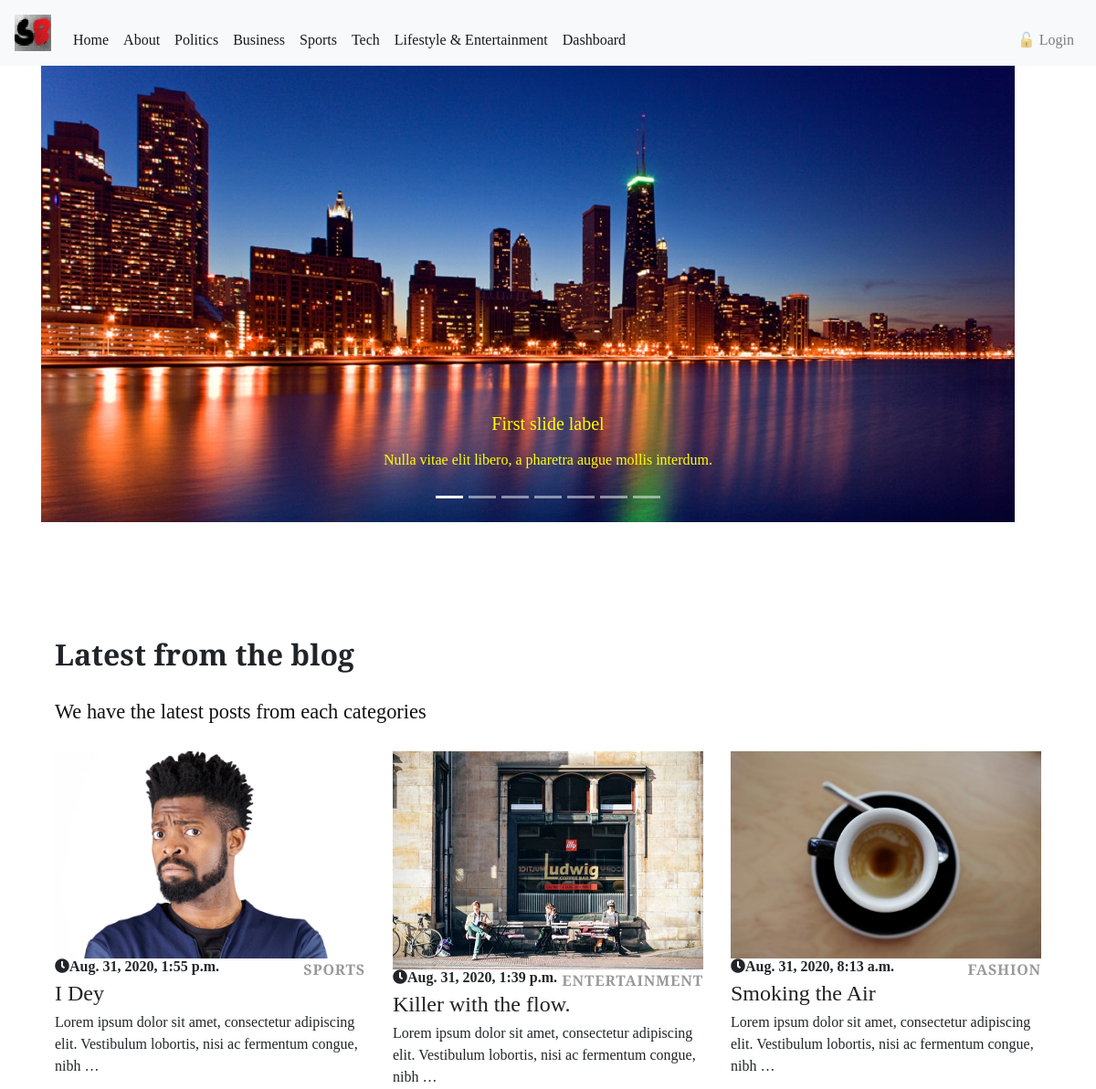
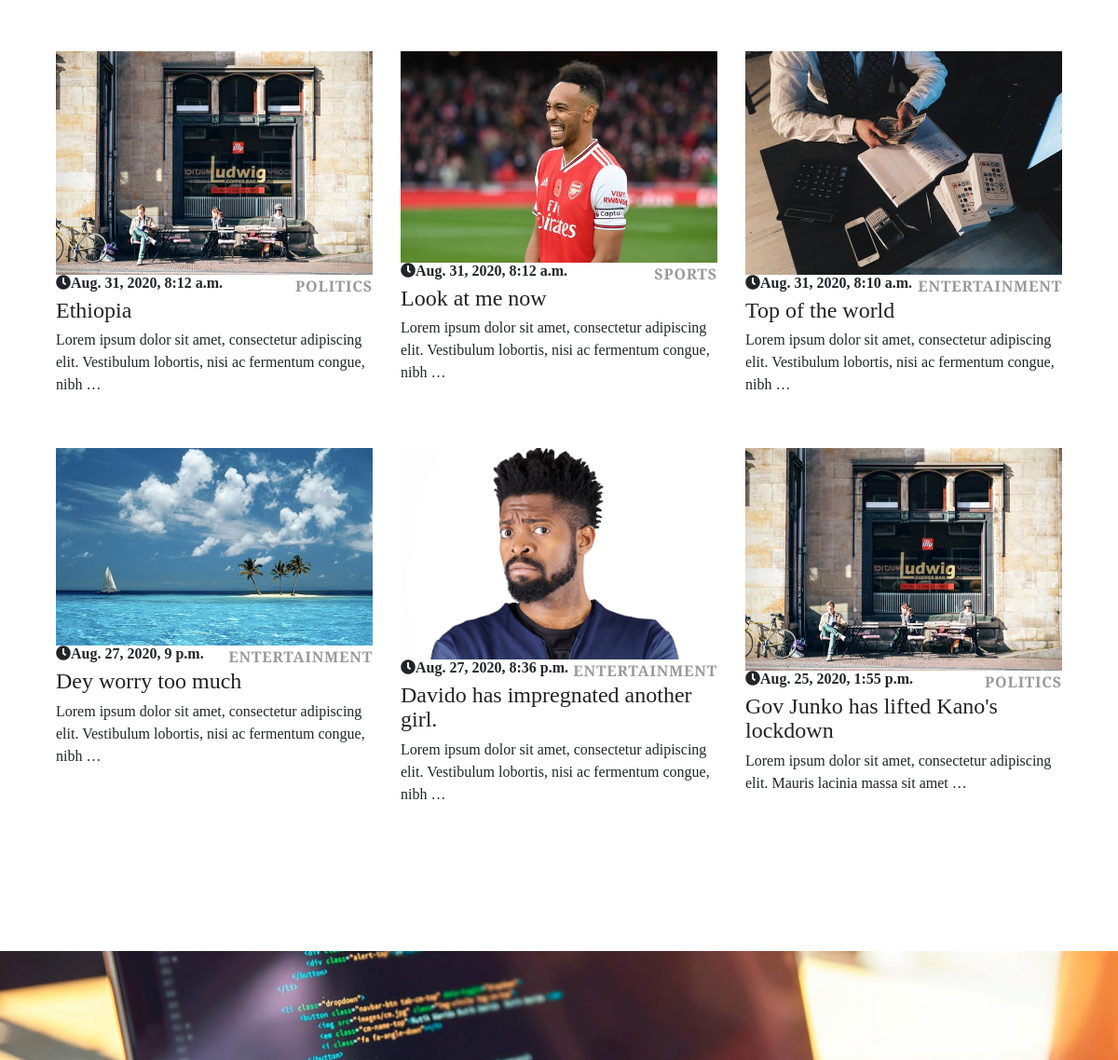
The app's page /blogapp/ (upper part), older data (2 pictures, top to bottom).
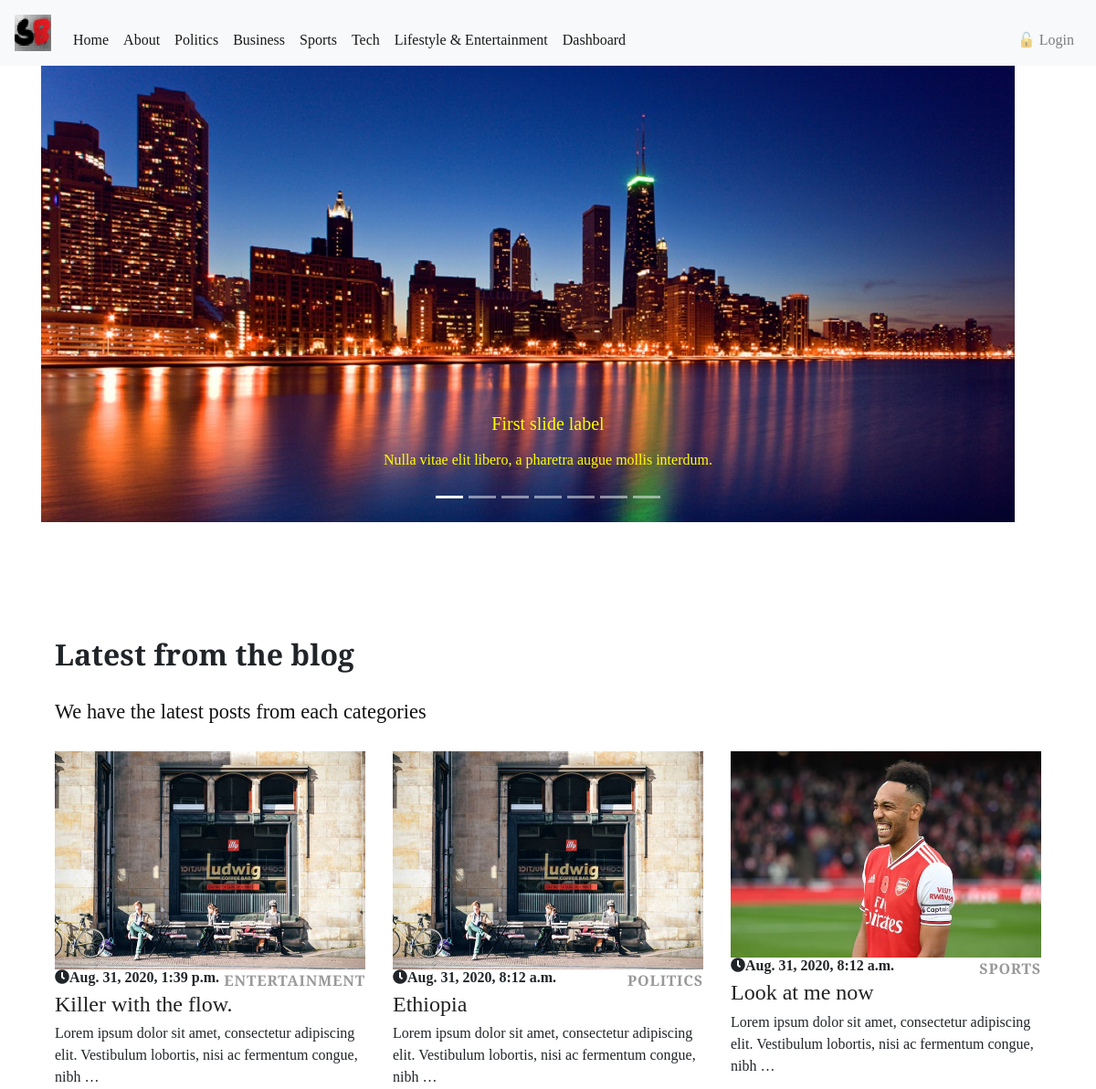
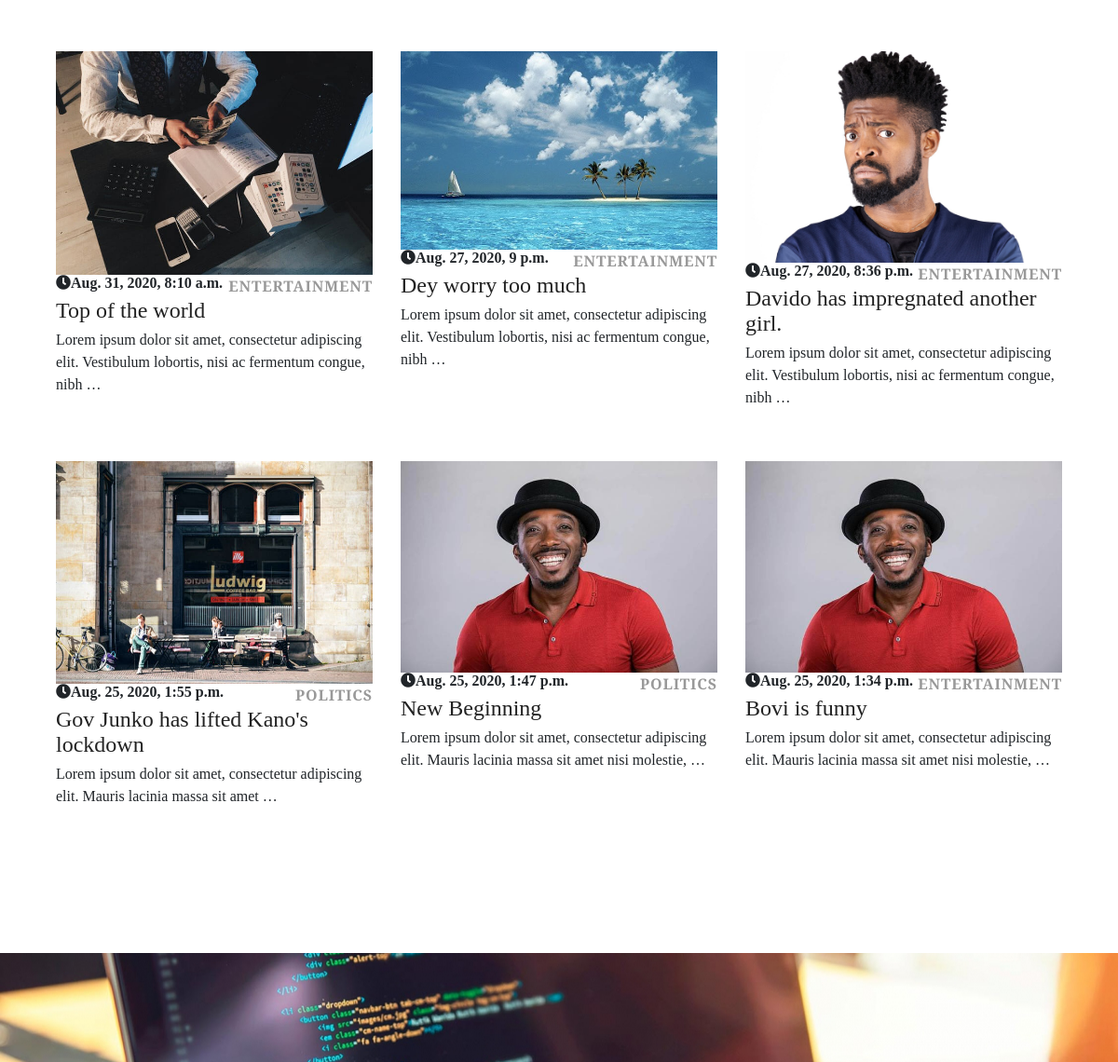
The same page, newer data (2 pictures, top to bottom).
### blogapp/models.py (models this page shows, shortened)
class Post(models.Model):
    title = models.CharField(max_length=200)
    content = RichTextField()
    pub_date = models.DateTimeField(auto_now_add=True)
    view_count = models.PositiveIntegerField(default=0, blank=True)
    author = models.ForeignKey(User, on_delete=models.CASCADE)
    category = models.ForeignKey(Category, on_delete=models.CASCADE)
    images = models.ImageField(null=True, upload_to='profilepics')
    slug = models.SlugField(blank=True, null=True, unique=True)
    class Meta:
        ordering = ['-pub_date']

class Category(models.Model):
    name = models.CharField(max_length=100, unique=True)
    class Meta:
        verbose_name_plural = "Categories"
    def __str__(self):
        return self.name

### blogapp/views.py (the view)
# urls.py: 2. Add a URL to urlpatterns:  path('', Home.as_view(), name='home')
class Home(ListView):
    model = Post
    template_name = 'blogapp/home.html'
    def get_context_data(self, **kwargs):
        context = super().get_context_data(**kwargs)
        context['posts'] = Post.objects.all()[:9]
        context['articles'] = Article.objects.all()[:9]
        return context

### blogapp/templates/blogapp/home.html (shortened to what this page needs)
<!DOCTYPE html>
{% extends 'blogapp/base.html' %}
{% load static %}
{% block body_block %}
<link rel="stylesheet" href="{% static 'css/blogstyle3.css' %}">
<div id="carouselExampleCaptions" class="carousel slide" data-ride="carousel">
  <ol class="carousel-indicators">
    <li data-target="#carouselExampleCaptions" data-slide-to="0" class="active"></li>
    <li data-target="#carouselExampleCaptions" data-slide-to="1"></li>
    <li data-target="#carouselExampleCaptions" data-slide-to="2"></li>
    <li data-target="#carouselExampleCaptions" data-slide-to="3"></li>
    <li data-target="#carouselExampleCaptions" data-slide-to="4"></li>
    <li data-target="#carouselExampleCaptions" data-slide-to="5"></li>
    <li data-target="#carouselExampleCaptions" data-slide-to="6"></li>
  </ol>
  <div class="carousel-inner">
    <div class="carousel-item active">
      <img src="{% static 'images/chicago.jpg' %}" class="d-block w-1920" alt="...">
      <div class="carousel-caption d-none d-md-block">
        <h5 style="color: yellow;">First slide label</h5>
        <p style="color: yellow;">Nulla vitae elit libero, a pharetra augue mollis interdum.</p>
      </div>
    </div>
  </div>
</div>
<section class="latest-posts">
  <div class="container">
    <header>
      <h2>Latest from the blog</h2>
      <p class="text-big">We have the latest posts from each categories</p>
    </header>
    <div class="row">
      {% for post in posts %}
      <div class="post col-lg-4 col-md-6 col-sm-6 thumbnail">
        <div class="post-thumbnail"><a href="{% url 'post_detail' post.slug %}"><img src="{{post.images.url}}" alt="No" class="img-fluid"></a></div>
        <div class="post-details">
          <div class="post-meta d-flex justify-content-between">
            <div  class="fas fa-clock">{{ post.pub_date }}</div>
            <div class="category">
              <a href="{% url 'post_detail' post.slug %}">{{post.category}}</a>
            </div>
          </div><a href="{% url 'post_detail' post.slug %}">
            <h3 id="specialone" class="h4">{{post.title}}</h3></a>
          <p style="margin-top: -25px;" class="text-muted">{{post.content | truncatewords:15 | safe}}</p>
        </div>
      </div>
      {% endfor %}
    </div>
    </div>
</section>
</div>
<section style="background: url(&quot;/static/images/programming.jpg&quot;) center bottom / cover;" class="divider">
  <div class="container">
    <div class="row">
      <div class="col-md-7">
      </div>
    </div>
  </div>
</section>
{% endblock %}

Row changes from the older to the newer data that the page shows:
removed Post: images (picture), pub_date "Aug. 31, 2020, 1:55 p.m.", category "SPORTS", title "I Dey", content "Lorem ipsum dolor sit amet, consectetur adipiscing elit. Vestibulum lobortis, nisi ac fermentum congue, nibh …"
removed Post: images (picture), pub_date "Aug. 31, 2020, 8:13 a.m.", category "FASHION", title "Smoking the Air", content "Lorem ipsum dolor sit amet, consectetur adipiscing elit. Vestibulum lobortis, nisi ac fermentum congue, nibh …"
now on this page (row edited): Post: images (picture), pub_date "Aug. 25, 2020, 1:47 p.m.", category "POLITICS", title "New Beginning", content "Lorem ipsum dolor sit amet, consectetur adipiscing elit. Mauris lacinia massa sit amet nisi molestie, …"
now on this page (row edited): Post: images (picture), pub_date "Aug. 25, 2020, 1:34 p.m.", category "ENTERTAINMENT", title "Bovi is funny", content "Lorem ipsum dolor sit amet, consectetur adipiscing elit. Mauris lacinia massa sit amet nisi molestie, …"
